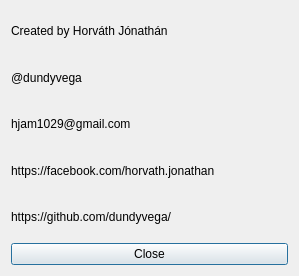
<?xml version="1.0" encoding="UTF-8"?>
<ui version="4.0">
 <class>AboutDialog</class>
 <widget class="QDialog" name="AboutDialog">
  <property name="geometry">
   <rect>
    <x>0</x>
    <y>0</y>
    <width>299</width>
    <height>276</height>
   </rect>
  </property>
  <property name="windowTitle">
   <string>Dialog</string>
  </property>
  <layout class="QVBoxLayout" name="verticalLayout_2">
   <item>
    <layout class="QVBoxLayout" name="verticalLayout">
     <item>
      <widget class="QLabel" name="label">
       <property name="text">
        <string>Created by Horváth Jónathán</string>
       </property>
      </widget>
     </item>
     <item>
      <widget class="QLabel" name="label_2">
       <property name="text">
        <string>@dundyvega</string>
       </property>
      </widget>
     </item>
     <item>
      <widget class="QLabel" name="label_3">
       <property name="text">
        <string>hjam1029@gmail.com</string>
       </property>
      </widget>
     </item>
     <item>
      <widget class="QLabel" name="label_4">
       <property name="text">
        <string>https://facebook.com/horvath.jonathan</string>
       </property>
      </widget>
     </item>
     <item>
      <widget class="QLabel" name="label_5">
       <property name="text">
        <string>https://github.com/dundyvega/</string>
       </property>
      </widget>
     </item>
     <item>
      <widget class="QPushButton" name="pushButton">
       <property name="text">
        <string>Close</string>
       </property>
      </widget>
     </item>
    </layout>
   </item>
  </layout>
 </widget>
 <resources/>
 <connections/>
</ui>
